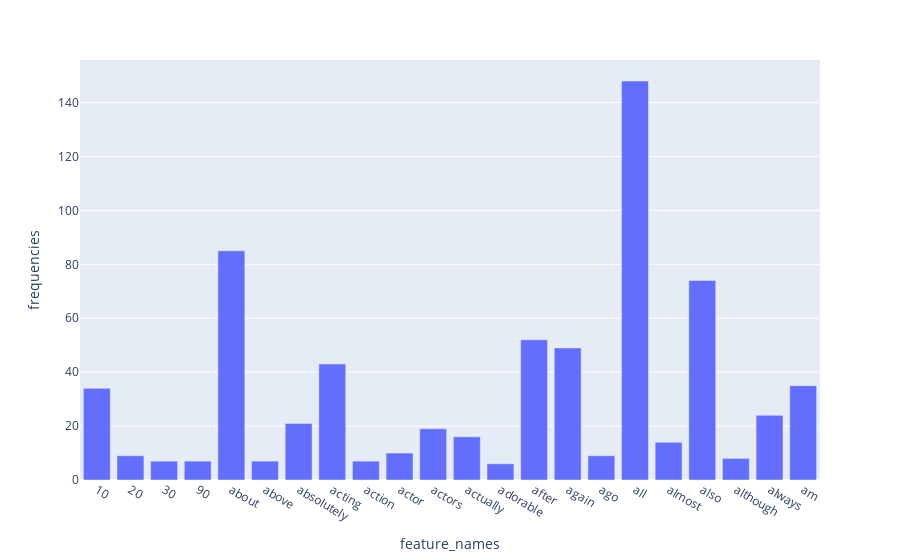

The notebook cell saved with this chart:
### Markdown cell above
### >>> **Exercise 14 (take home):**

### Code cell
# choose the features which have frequencies>5
mask = df4["frequencies"]>5
df5 = df4[mask]

# print the bar chart
fig = px.bar(df5, x='feature_names', y='frequencies')
fig.show()

### Figure 1 — Plotly figure (JSON) as saved in the notebook; plotly's stock layout.template omitted (floating-point values rounded to 4 significant figures)
{"data": [{"alignmentgroup": "True", "hovertemplate": "feature_names=%{x}<br>frequencies=%{y}<extra></extra>", "legendgroup": "", "marker": {"color": "#636efa", "pattern": {"shape": ""}}, "name": "", "offsetgroup": "", "orientation": "v", "showlegend": false, "textposition": "auto", "type": "bar", "x": ["10", "20", "30", "90", "about", "above", "absolutely", "acting", "action", "actor", "actors", "actually", "adorable", "after", "again", "ago", "all", "almost", "also", "although", "always", "am"], "xaxis": "x", "y": [34, 9, 7, 7, 85, 7, 21, 43, 7, 10, 19, 16, 6, 52, 49, 9, 148, 14, 74, 8, 24, 35], "yaxis": "y"}], "layout": {"barmode": "relative", "legend": {"tracegroupgap": 0}, "margin": {"t": 60}, "xaxis": {"anchor": "y", "domain": [0, 1], "title": {"text": "feature_names"}}, "yaxis": {"anchor": "x", "domain": [0, 1], "title": {"text": "frequencies"}}}}
